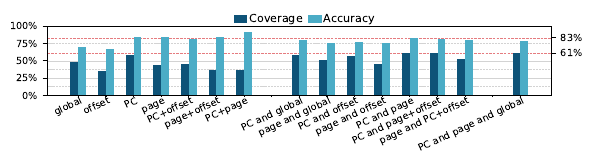

This chart was generated by the following Python code:
import matplotlib.pyplot as plt
import numpy as np
import pandas as pd
from matplotlib.ticker import FuncFormatter
import csv
import os
figure_res = 'analysis_py/motivation/'


Bdata = [0.48,0.35,0.58,0.44,0.46,0.36,0.37,0.0,0.58,0.51,0.57,0.46,0.61,0.61,0.53,0.0,0.61]
Cdata = [0.70,0.67,0.84,0.85,0.81,0.85,0.91,0.0,0.80,0.76,0.77,0.75,0.83,0.82,0.80,0.0,0.78]
Xlabel = ['global', 'offset','PC','page','PC+offset','page+offset','PC+page',' ',
'PC and global', 'page and global','PC and offset','page and offset', 'PC and page', 'PC and page+offset','page and PC+offset',
' ','PC and page and global']
fig, ax = plt.subplots(figsize=(6.5, 1.3),dpi=300)
ax1=ax.twinx()
bar_width = 1.0 / (2 + 1.5)
left_bar_pos1 = np.arange(len(Xlabel))
left_bar_pos2 = np.arange(4,7,1)
print(left_bar_pos2)
#粉色：#E57B7F
#深蓝：#033250
#浅蓝：#4BACC6
ax.bar(left_bar_pos1, Bdata, edgecolor ="none",width= bar_width, label = 'Coverage',hatch="",facecolor="#4BACC6",zorder=2)
ax.bar(left_bar_pos1 + bar_width * 1.0, Cdata, edgecolor ="none",width= bar_width, label = 'Accuracy',hatch="",facecolor="#0E5378",zorder=2)
# plt.xticks(left_bar_pos1 + bar_width * 1.5, Xlabel, rotation=45,fontsize=9,ha='center')#

ax.set_xticks(left_bar_pos1+ bar_width *0.5)
none_names = ['' for item in Xlabel]
ax.set_xticklabels(none_names, fontsize=7,rotation = 10)#,ha ='right'
# 为每个位置添加文本
y_position =-0.05
for x, label in zip(left_bar_pos1+ bar_width * 0.5, Xlabel):
    ax.text(x+0.5, y_position, label, fontsize=7, rotation=25, ha='right', va='top')
ax.set_yticks([0,0.25,0.5,0.75,1.00])
ax.set_yticklabels(['0%','25%','50%','75%','100%'], fontsize=8)
# plt.yticks([0,0.25,0.5,0.75,1.00], ['0%','25%','50%','75%','100%'], fontsize=7,ha='right')
ax1.set_yticks([0.61,0.83])
ax1.set_yticklabels(['61%','83%'], fontsize=8)
ax_idx = 0
for item in [0,0.125,0.25,0.375,0.5,0.75,1.00]:
    if(ax_idx % 2 == 0):
        ax.axhline(float(item), color='lightgray', linestyle='-', linewidth=0.8,zorder=1)
    else:
        ax.axhline(float(item), color='lightgray', linestyle='--', linewidth=0.8,zorder=1)
    ax_idx += 1
ax.axhline(float(0.61), color='#E57B7F', linestyle='--', linewidth=0.8,zorder=1)
ax.axhline(float(0.83), color='#E57B7F', linestyle='--', linewidth=0.8,zorder=1)
for label in ax.get_yticklabels():
    label.set_fontsize(8)
# ax.set_xlabel('Events',fontsize=9,ha='right')
# ax.grid(which='major',axis='y')
ax.legend(loc='upper center', bbox_to_anchor=(0.51, 1.27), ncol=2,fontsize=8,
       handlelength=1.2,     # 控制图例句柄的长度
        handletextpad=0.2,  # 控制图例句柄和文本之间的间距
        columnspacing=0.5,
        edgecolor='none'   )
plt.savefig(os.path.join(figure_res,'1event.png'),dpi=300, format="png", bbox_inches='tight')
plt.savefig(os.path.join(figure_res,'1event.pdf'),dpi=300, format="pdf", bbox_inches='tight')

